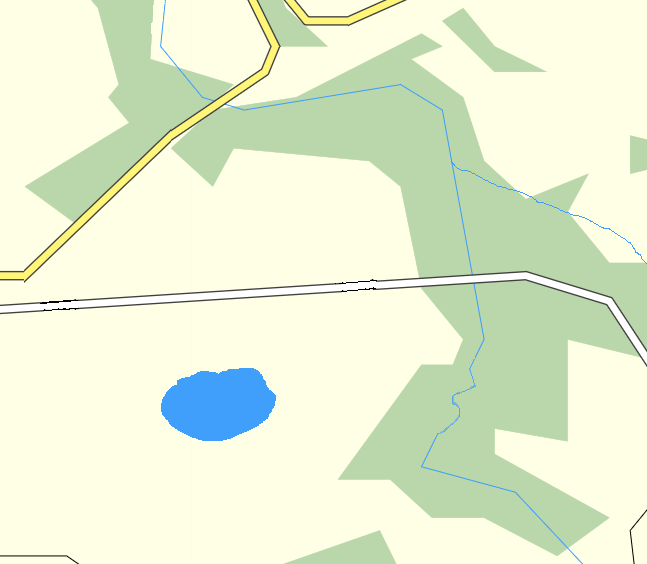
%> input picture Analiza-i-przetwarzanie-sygnałów-i-obrazów-cyfrowych/Obrazy/new_map.bmp, 647 x 564 px
$ octave cw_6.m   (GNU Octave 9; MATLAB toolbox functions it lacks are replaced by stand-ins)
%> lines starting %> are read from the running program, lines starting %| are printed output that depends on the picture; in (x1, y1, x2, y2) boxes, pixels count from 0 and x2, y2 are one past the last pixel; in counts of white or black regions, pixels touching at a corner belong together; the program's own positions count from 1
close all; clear; clc;
a = false(100,100);
for k = 1:2
    x = ceil(100*rand(1));
    y = ceil(100*rand(1));
    a(x,y) = true;
end
imshow(a);

a1 = bwdist(a, 'euclidean')
a2 = bwdist(a, 'quasi-euclidean')
a3 = bwdist(a, 'cityblock')
a4 = bwdist(a, 'chessboard')

subplot(221), imagesc(a1); axis image; colorbar('vertical');
subplot(222), imagesc(a2); axis image; colorbar('vertical');
subplot(223), imagesc(a3); axis image; colorbar('vertical');
subplot(224), imagesc(a4); axis image; colorbar('vertical');
%> after `colorbar('vertical')`:
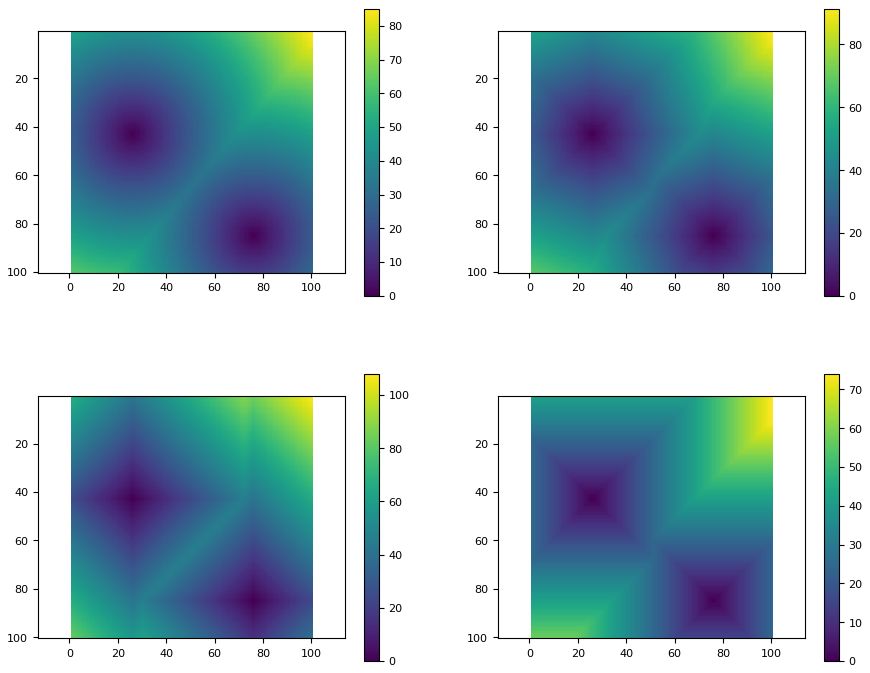
%> figure redrawn from the program's plot data, 4 panels

%%
close all; clear; clc;
% w lesie, Droga główna>20px, droga poboczna<10px, woda>15px
% imtool(a)
a = imread('new_map.bmp');
%> a is the input picture: size 564x647x3 uint8; mean R, G, B 229.5, 239.8, 211.1
las = a(:,:,1)==185 & a(:,:,2)==215 & a(:,:,3)==170;
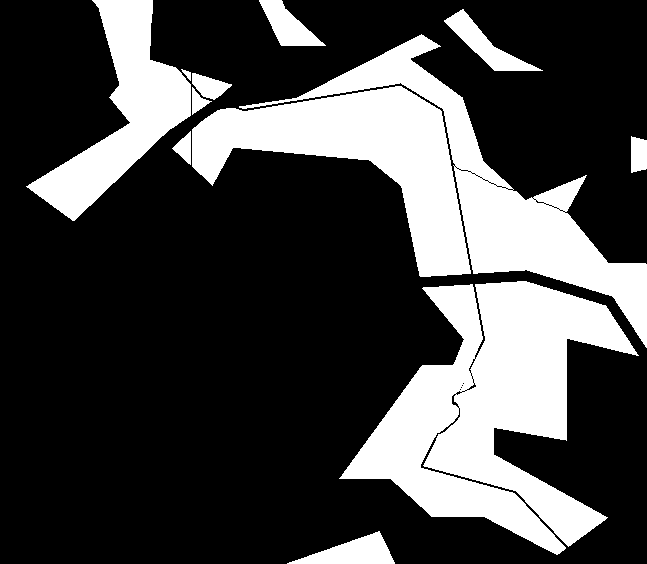
%> las: size 564x647 logical; 27.1% white; 12 white regions, largest, box (x1, y1, x2, y2) and area: (339, 281, 639, 555) 38343, (192, 86, 471, 277) 20998, (239, 34, 647, 348) 20109
dg = a(:,:,1)==255 & a(:,:,2)==245 & a(:,:,3)==120;
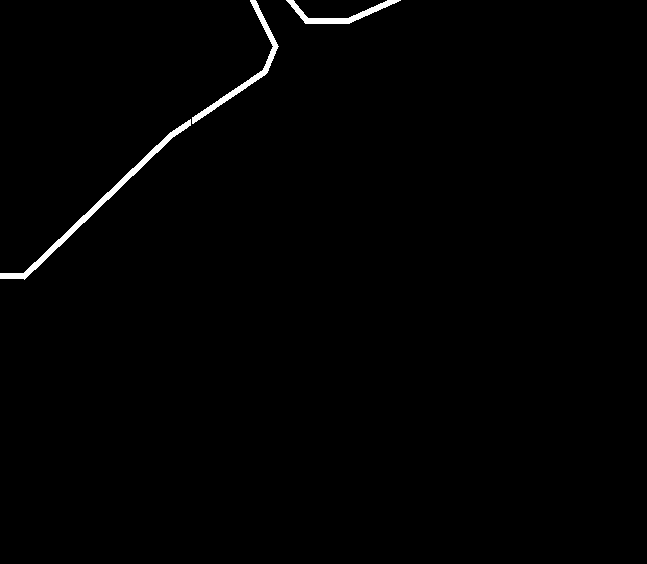
%> dg: size 564x647 logical; 0.85% white; 3 white regions, box (x1, y1, x2, y2) and area: (0, 119, 191, 280) 1459, (192, 0, 279, 124) 942, (286, 0, 401, 24) 701
dg = imclose(dg, ones(1,3))
%> dg: size 564x647 logical; 0.85% white; 2 white regions, box (x1, y1, x2, y2) and area: (0, 0, 279, 280) 2406, (286, 0, 401, 24) 701
dp = a(:,:,1)==255 & a(:,:,2)==255 & a(:,:,3)==255;
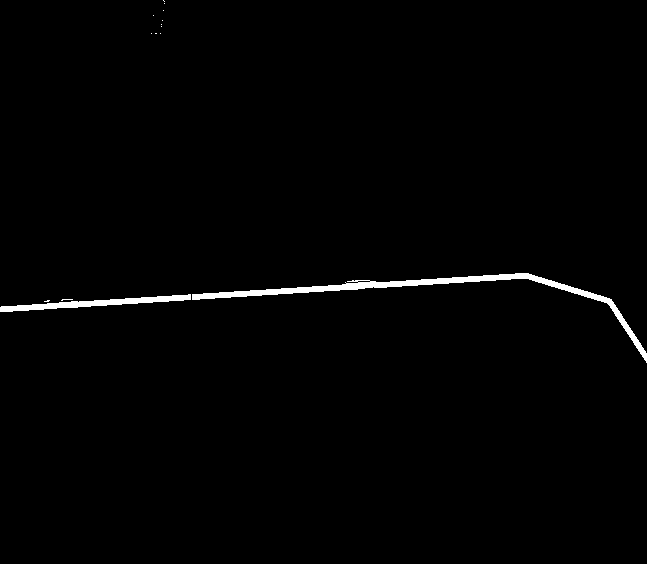
%> dp: size 564x647 logical; 1.1% white; 14 white regions (12 under 20 px), largest, box (x1, y1, x2, y2) and area: (192, 273, 647, 363) 2879, (0, 294, 191, 312) 1116
dp = medfilt2(dp, [3 3], 'symmetric')
%> dp: size 564x647 logical; 1.1% white; 1 white region, box (x1, y1, x2, y2) and area: (0, 273, 647, 362) 4013
woda = a(:,:,1)>60  & a(:,:,2)>155 & a(:,:,3)>200;
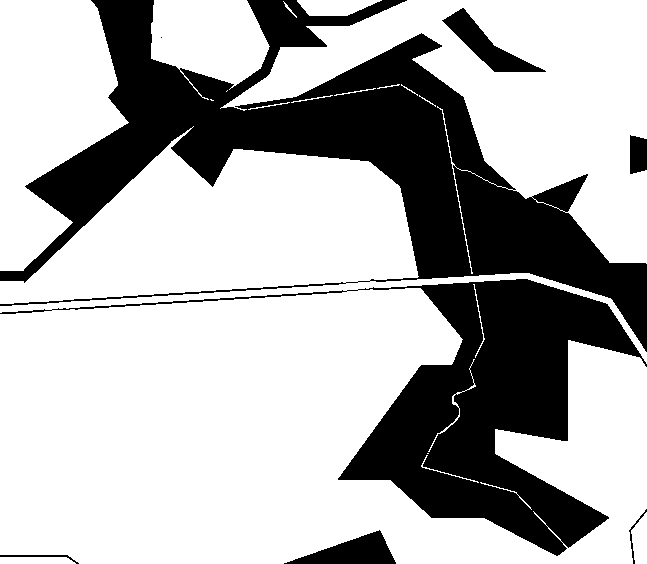
%> woda: size 564x647 logical; 69.7% white; 8 black regions (1 under 20 px), largest, box (x1, y1, x2, y2) and area: (0, 0, 647, 352) 65147, (0, 279, 647, 556) 40693, (442, 8, 546, 72) 1997
woda = woda & a(:,:,1)<160 & a(:,:,2)<220;
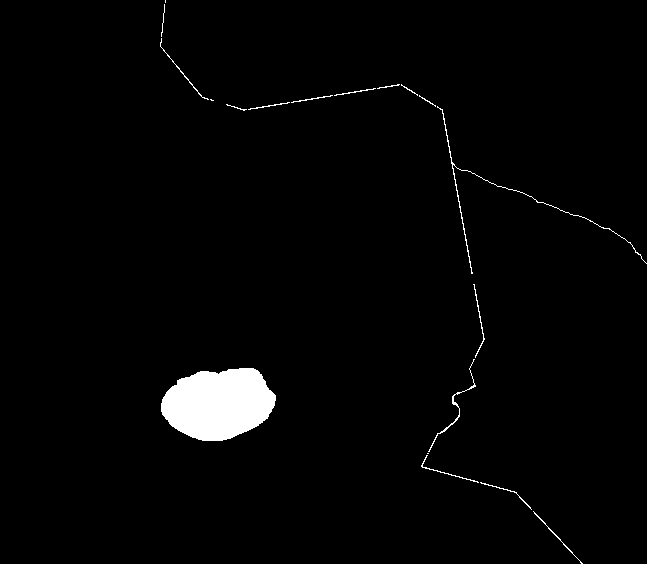
%> woda: size 564x647 logical; 2.1% white; 19 white regions (3 under 20 px), largest, box (x1, y1, x2, y2) and area: (161, 368, 276, 441) 6321, (437, 106, 647, 274) 429, (428, 359, 476, 452) 179
wynik = las & bwdist(dg)>20 & bwdist(dp)<10 & bwdist(woda)>15
%> wynik: size 564x647 logical; 0.86% white; 4 white regions, box (x1, y1, x2, y2) and area: (486, 264, 647, 348) 1382, (489, 281, 639, 356) 1253, (418, 268, 457, 277) 257, (422, 285, 460, 294) 243
wynik = imoverlay(a, wynik, 'r')
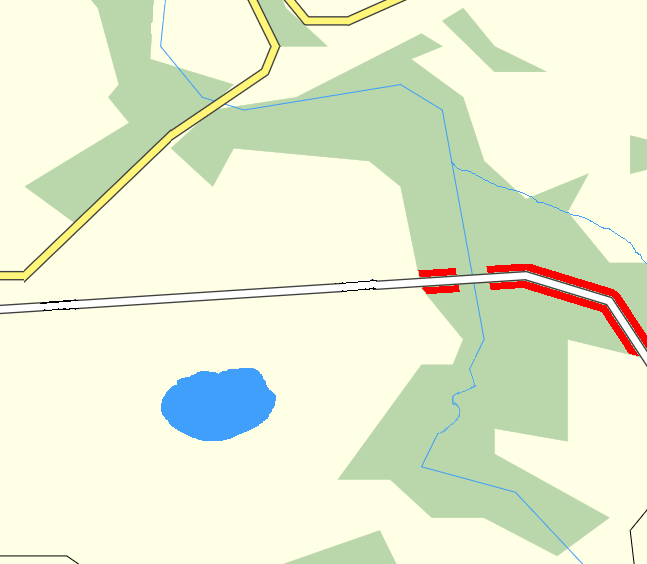
%> wynik: size 564x647x3 uint8; 0.86% of pixels changed, all inside (x1, y1, x2, y2) = (418, 264, 647, 356)
subplot(121), imshow(a);
subplot(122), imshow(wynik);

%% dzial wodny 1 metoda
close all; clear; clc;
a = false(300,200);
a([100,200],100)=true;
a = bwdist(a)<55;
D = -bwdist(~a);
L = watershed(D);
a = a & (L>0);
%imagesc(L), axis image
imshow(a)

%% dzial wodny 2 metoda
close all; clear; clc;
a = false(300,200);
a([100,200],100)=true;
a = bwdist(a)<55;
d = imerode(a, strel('disk',25));
D = bwdist(d);
L = watershed(D);
a = a & (L>0);
imshow(a)
% zaczynamy 1 metoda, jesli nie dziala, probojemy druga

%% ANALIZA OBRAZOW
% 1) Akwizycja
% 2) Przetwarzanie wtsepne
% 3) Segmentacja
% 4) Analiza
% 5) Wizualizacja
% * Weryfikacja po każdym z etapów

%%
close all; clear; clc;
% cel - policz monety na zdjeciu,
%> (the run ends here)
